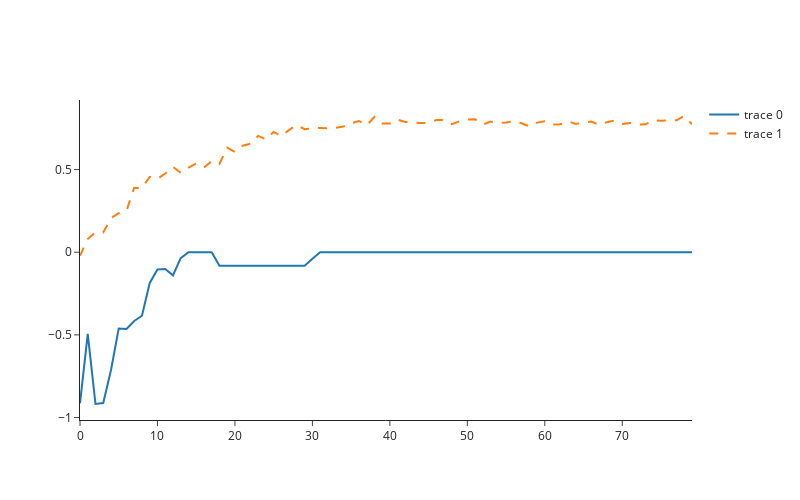

This figure's notebook cell:
### Markdown cell above
Check T_train for Q values learning from expert

### Code cell
fig = go.Figure()

fig.add_trace(go.Scatter(x=list(range(len(M_opt_list_1000[3]))), y=M_opt_list_1000[3], mode='lines'))
fig.add_trace(go.Scatter(x=list(range(len(M_rand_list_1000[3]))), y=M_rand_list_1000[3], line = dict(dash='dash')))
fig.update_layout(template="simple_white", width=800,height=500)

fig.show()

### Figure 1 — Plotly figure (JSON) as saved in the notebook; plotly's stock layout.template omitted (floating-point values rounded to 4 significant figures)
{"data": [{"mode": "lines", "type": "scatter", "x": [0, 1, 2, 3, 4, 5, 6, 7, 8, 9, 10, 11, 12, 13, 14, 15, 16, 17, 18, 19, 20, 21, 22, 23, 24, 25, 26, 27, 28, 29, 30, 31, 32, 33, 34, 35, 36, 37, 38, 39, 40, 41, 42, 43, 44, 45, 46, 47, 48, 49, 50, 51, 52, 53, 54, 55, 56, 57, 58, 59, 60, 61, 62, 63, 64, 65, 66, 67, 68, 69, 70, 71, 72, 73, 74, 75, 76, 77, 78, 79], "y": [-0.914, -0.494, -0.918, -0.912, -0.712, -0.462, -0.464, -0.416, -0.384, -0.186, -0.104, -0.102, -0.14, -0.036, 0, 0, 0, 0, -0.082, -0.082, -0.082, -0.082, -0.082, -0.082, -0.082, -0.082, -0.082, -0.082, -0.082, -0.082, -0.04, 0, 0, 0, 0, 0, 0, 0, 0, 0, 0, 0, 0, 0, 0, 0, 0, 0, 0, 0, 0, 0, 0, 0, 0, 0, 0, 0, 0, 0, 0, 0, 0, 0, 0, 0, 0, 0, 0, 0, 0, 0, 0, 0, 0, 0, 0, 0, 0, 0]}, {"line": {"dash": "dash"}, "type": "scatter", "x": [0, 1, 2, 3, 4, 5, 6, 7, 8, 9, 10, 11, 12, 13, 14, 15, 16, 17, 18, 19, 20, 21, 22, 23, 24, 25, 26, 27, 28, 29, 30, 31, 32, 33, 34, 35, 36, 37, 38, 39, 40, 41, 42, 43, 44, 45, 46, 47, 48, 49, 50, 51, 52, 53, 54, 55, 56, 57, 58, 59, 60, 61, 62, 63, 64, 65, 66, 67, 68, 69, 70, 71, 72, 73, 74, 75, 76, 77, 78, 79], "y": [-0.022, 0.08, 0.12, 0.12, 0.206, 0.236, 0.25, 0.39, 0.388, 0.456, 0.444, 0.476, 0.516, 0.48, 0.512, 0.536, 0.512, 0.552, 0.534, 0.632, 0.606, 0.644, 0.656, 0.704, 0.682, 0.728, 0.702, 0.74, 0.77, 0.744, 0.748, 0.752, 0.75, 0.752, 0.76, 0.78, 0.794, 0.768, 0.818, 0.778, 0.778, 0.802, 0.788, 0.784, 0.782, 0.782, 0.8, 0.8, 0.774, 0.792, 0.802, 0.804, 0.772, 0.79, 0.782, 0.784, 0.792, 0.78, 0.762, 0.784, 0.792, 0.772, 0.774, 0.792, 0.776, 0.784, 0.79, 0.77, 0.786, 0.796, 0.776, 0.782, 0.772, 0.774, 0.798, 0.796, 0.796, 0.798, 0.824, 0.774]}], "layout": {"height": 500, "width": 800, "xaxis": {"autorange": true, "range": [0, 79], "type": "linear"}, "yaxis": {"autorange": true, "range": [-1.015, 0.9208], "type": "linear"}}}
